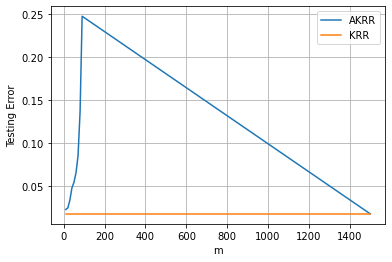

Here is the Python script that generated this plot:
import numpy as np
import pandas as pd
import matplotlib.pyplot as plt

# Load the dataset into a pandas DataFrame
file_path = 'crime.csv'
df = pd.read_csv(file_path)

# Separate the data into features (X) and the target variable (y)
X = df.iloc[:, :-1].values  # Exclude the last column as the target variable
y = df.iloc[:, -1].values   # The last column is the target variable

# train_test_split function
def custom_train_test_split(X, y, test_size=0.2, random_state=None):
    if random_state:
        np.random.seed(random_state)
    indices = np.arange(X.shape[0])
    np.random.shuffle(indices)
    split_idx = int((1 - test_size) * len(indices))
    X_train, X_test = X[indices[:split_idx]], X[indices[split_idx:]]
    y_train, y_test = y[indices[:split_idx]], y[indices[split_idx:]]
    return X_train, X_test, y_train, y_test

# Split the dataset into a training set (S) and a testing set (T)
X_train, X_test, y_train, y_test = custom_train_test_split(X, y, test_size=0.2, random_state=42)

# Define hyperparameters
gamma = 0.1  # RBF kernel parameter
m_values = [10, 20, 30, 40, 50, 60, 70, 80, 90, 1500]  # Values of m

# rbf_kernel function
def custom_rbf_kernel(X1, X2, gamma=1.0):
    K = np.zeros((X1.shape[0], X2.shape[0]))
    for i, x1 in enumerate(X1):
        for j, x2 in enumerate(X2):
            K[i, j] = np.exp(-gamma * np.linalg.norm(x1 - x2) ** 2)
    return K

# mean_squared_error function
def custom_mean_squared_error(y_true, y_pred):
    mse = np.mean((y_true - y_pred) ** 2)
    return mse

# Ridge class
class CustomRidge:
    def __init__(self, alpha=1.0):
        self.alpha = alpha
        self.weights = None

    def fit(self, X, y, sample_weight=None):
        if sample_weight is None:
            sample_weight = np.ones(len(X))
        A = X.T @ (X * sample_weight[:, np.newaxis]) + self.alpha * np.eye(X.shape[1])
        b = X.T @ (y * sample_weight)
        self.weights = np.linalg.solve(A, b)

    def predict(self, X):
        return X @ self.weights

# Define lists to store testing errors for AKRR and KRR
akrr_errors = []
krr_errors = []

# Loop over different values of m
for m in m_values:
    # Compute the RBF kernel for the training data using custom function
    kernel_matrix = custom_rbf_kernel(X_train, X_train, gamma=gamma)
    
    akrr_predictions = []
    krr_predictions = []
    
    # Loop over each test point
    for i in range(len(X_test)):
        # Find the m nearest neighbors in the training set
        distances = np.sum((X_train - X_test[i])**2, axis=1)
        nearest_indices = np.argsort(distances)[:m]
        
        # Compute RBF kernel weights for AKRR
        akrr_weights = kernel_matrix[nearest_indices, i]
        
        # Train AKRR model for this test point
        akrr_model = CustomRidge(alpha=1e-6)  # You can adjust alpha (regularization strength)
        akrr_model.fit(X_train[nearest_indices], y_train[nearest_indices], sample_weight=akrr_weights)
        akrr_predictions.append(akrr_model.predict([X_test[i]])[0])
    
    # Calculate mean squared error for AKRR and KRR using custom function
    akrr_error = custom_mean_squared_error(y_test, akrr_predictions)
    akrr_errors.append(akrr_error)
    
    # Train KRR model for the same value of m (m=n)
    krr_model = CustomRidge(alpha=1e-6)
    krr_model.fit(X_train, y_train)
    krr_predictions = krr_model.predict(X_test)
    krr_error = custom_mean_squared_error(y_test, krr_predictions)
    krr_errors.append(krr_error)

# Print the testing errors for AKRR and KRR for each value of m
for m, akrr_error, krr_error in zip(m_values, akrr_errors, krr_errors):
    print(f"m = {m}: AKRR Testing Error = {akrr_error}, KRR Testing Error = {krr_error}")

# Plot the testing errors versus m for AKRR and KRR
plt.plot(m_values, akrr_errors, label='AKRR')
plt.plot(m_values, krr_errors, label='KRR')
plt.xlabel('m')
plt.ylabel('Testing Error')
plt.legend()
plt.grid(True)
plt.show()
